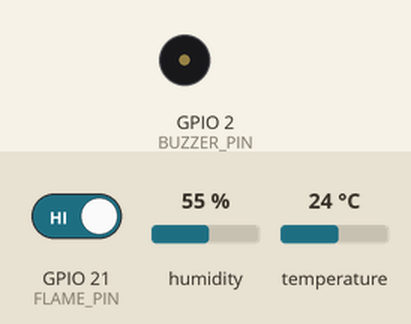
Recording of a sketch running on a simulated ESP32-S3. Parts: buzzer (waves = sounding, pin HIGH). The test bench sets the inputs (shaded band); at power-on: GPIO 21 (FLAME_PIN) HIGH, humidity 55 %, temperature 24 °C. What the sketch prints to the serial monitor is not drawn.

Above: at 0.8 s.
0.9 s: GPIO 21 (FLAME_PIN) driven LOW
At 2.1 s:
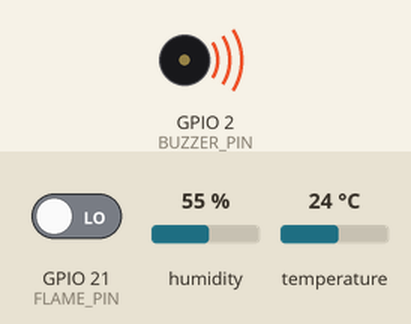
18.4 s: GPIO 21 (FLAME_PIN) driven HIGH
At 28.7 s:
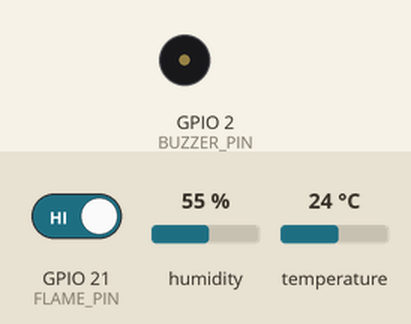
Timing chart, 0 to 30.2 s (numbered marks = the images above; inputs shaded):
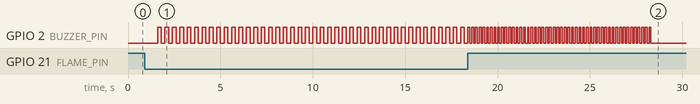

Measured:
- after the input at 0.9 s, GPIO 2 (BUZZER_PIN): alternates HIGH for 0.20 s and LOW for 0.20 s, starting after 0.71 s
- after the input at 18.4 s, GPIO 2 (BUZZER_PIN): alternates HIGH for 0.10 s and LOW for 0.10 s, 99 changes in all, then stays LOW, starting after 0.10 s

The sketch:

Do_Something_Group1Level1_Task1.ino
```cpp
/*
  SmartClass - Level 1: Dual-core tasks, health and watchdog
  Board : ESP32S3 Dev Module (Arduino-ESP32 core 2.x or 3.x)
  Tools : USB CDC On Boot = Enabled, PSRAM = OPI (N16R8) or QSPI (N8R2), Flash size = match your board
  Libs  : "DHT sensor library" (Adafruit) + "Adafruit Unified Sensor", "MFRC522" (GithubCommunity)

  >>> CHECK THE PIN BLOCK BELOW AGAINST YOUR BOARD'S CAMERA PINOUT <<<
*/

#include <Arduino.h>
#include <SPI.h>
#include <MFRC522.h>
#include <DHT.h>
#include <stdarg.h>
#include "esp_task_wdt.h"
#include "esp_system.h"

// ---------------------------------------------------------------- pins
#define RGB_PIN        48    // onboard WS2812 (some boards use 38)
#define DHT_PIN        14
#define DHT_TYPE       DHT11
#define FLAME_PIN      21
#define FLAME_ACTIVE_LOW 1   // most IR flame modules pull DO LOW when a flame is seen
// idle pull makes an unplugged flame sensor read "no flame" instead of floating into a false fire
#define FLAME_IDLE_PULL  (FLAME_ACTIVE_LOW ? INPUT_PULLUP : INPUT_PULLDOWN)
#define BUZZER_PIN     2
#define BUZZER_ACTIVE_HIGH 1 // set to 0 if your buzzer sounds when the pin is LOW
#define RFID_SCK       41
#define RFID_MISO      42
#define RFID_MOSI      40
#define RFID_SS        1
#define RFID_RST       3

// ---------------------------------------------------------------- config
#define FW_VERSION     "1.0.0"
#define WDT_TIMEOUT_MS 8000      // < 10 s requirement, leaves margin
#define LED_BRIGHTNESS 40        // 0-255

// ---------------------------------------------------------------- shared state
static SemaphoreHandle_t logMux;
static volatile bool  flameNow   = false;
static volatile bool  doorUnlocked = false;
static volatile bool  dhtValid   = false;
static volatile float gTemp      = 0;
static volatile float gHum       = 0;
static volatile uint32_t panicStart = 0;   // ms (tick based) when panic began
static volatile uint32_t panicUntil = 0;   // 0 = no panic
#define PANIC_MS 10000
static volatile bool  errDht     = false;
static volatile bool  errFlame   = false;
static volatile bool  errRfid    = false;
static const char* volatile gState = "SAFE"; // SAFE or FIRE for now, later levels add more
static const char*    gBootReason = "POWER_ON";

struct TaskInfo { const char* name; TaskHandle_t h; int core; };
static TaskInfo taskList[10];
static int taskCount = 0;

DHT dht(DHT_PIN, DHT_TYPE);
MFRC522 rfid(RFID_SS, RFID_RST);

// ---------------------------------------------------------------- helpers
static void plog(const char* fmt, ...) {
  char buf[256];
  va_list ap; va_start(ap, fmt);
  vsnprintf(buf, sizeof(buf), fmt, ap);
  va_end(ap);
  if (xSemaphoreTake(logMux, pdMS_TO_TICKS(50))) {
    Serial.println(buf);
    xSemaphoreGive(logMux);
  }
}

static const char* bootReason() {
  switch (esp_reset_reason()) {
    case ESP_RST_SW:       return "SOFTWARE";
    case ESP_RST_PANIC:    return "CRASH";
    case ESP_RST_INT_WDT:
    case ESP_RST_TASK_WDT:
    case ESP_RST_WDT:      return "WATCHDOG";
    case ESP_RST_BROWNOUT: return "BROWNOUT";
    default:               return "POWER_ON";   // POWERON, EXT, USB, unknown
  }
}

static bool readFlame() {
  int v = digitalRead(FLAME_PIN);
  return FLAME_ACTIVE_LOW ? (v == LOW) : (v == HIGH);
}

// A connected module drives DO itself (its own pull-up, or its comparator pulling low), so the
// reading is the same with our internal pull-up and pull-down. An unplugged pin just follows
// the internal resistor: HIGH with pull-up, LOW with pull-down.
static bool flameDisconnected() {
  pinMode(FLAME_PIN, INPUT_PULLUP);   delayMicroseconds(50);
  int up = digitalRead(FLAME_PIN);
  pinMode(FLAME_PIN, INPUT_PULLDOWN); delayMicroseconds(50);
  int dn = digitalRead(FLAME_PIN);
  pinMode(FLAME_PIN, FLAME_IDLE_PULL);
  return (up == HIGH && dn == LOW);
}

static void startTask(TaskFunction_t fn, const char* name, uint32_t stack, UBaseType_t prio, int core) {
  TaskHandle_t h = NULL;
  xTaskCreatePinnedToCore(fn, name, stack, NULL, prio, &h, core);
  taskList[taskCount++] = { name, h, core };
}

static void wdtSetup() {
#if ESP_ARDUINO_VERSION_MAJOR >= 3
  esp_task_wdt_config_t cfg = {};
  cfg.timeout_ms     = WDT_TIMEOUT_MS;
  cfg.idle_core_mask = 0;      // only watch our own tasks
  cfg.trigger_panic  = true;   // reset the board when a task freezes
  if (esp_task_wdt_reconfigure(&cfg) != ESP_OK) esp_task_wdt_init(&cfg);
#else
  esp_task_wdt_init(WDT_TIMEOUT_MS / 1000, true);
#endif
}

// ---------------------------------------------------------------- LED task (core 0)
// Follows the Device Signals table for the states used in Level 1:
//   1 Fire         : red, 5 flashes/s (100 ms on / 100 ms off), buzzer 200 ms on / 200 ms off, continuous
//   6 Sensor error : magenta, 2 Hz heartbeat (250/250), no buzzer
//  11 Safe         : green,   2 Hz heartbeat (250/250), no buzzer
//   2 Panic        : red/blue alternating, buzzer 100 ms on / 100 ms off, for 10 s after the fire ends
// Priority: Fire > Panic (while active) > Sensor error > Safe
// A new flame during panic switches to Fire at once and cancels the panic.
static void ledTask(void*) {
  esp_task_wdt_add(NULL);
  int lastLed = -1, lastBuz = -1;

  for (;;) {
    uint32_t t = (uint32_t)xTaskGetTickCount() * portTICK_PERIOD_MS;   // ms
    bool ledOn, buzOn = false;
    uint8_t r = 0, g = 0, b = 0;

    if (!flameNow && panicUntil != 0 && (int32_t)(panicUntil - t) > 0) {   // 2) PANIC (10 s after the fire ends)
      bool redPhase = ((t - panicStart) % 200) < 100;         // 100 ms red / 100 ms blue
      ledOn = true;
      buzOn = redPhase;                                       // buzzer 100 ms on / 100 ms off
      if (redPhase) r = LED_BRIGHTNESS; else b = LED_BRIGHTNESS;
    } else if (flameNow) {                           // 1) FIRE
      ledOn = (t % 200) < 100;                       // 5 Hz
      buzOn = (t % 400) < 200;                       // 200 ms on / 200 ms off
      r = LED_BRIGHTNESS;
    } else if (errDht || errRfid || errFlame) {      // 6) SENSOR ERROR
      ledOn = (t % 500) < 250;                       // 2 Hz
      r = LED_BRIGHTNESS; b = LED_BRIGHTNESS;        // magenta
    } else {                                         // 11) SAFE
      ledOn = (t % 500) < 250;                       // 2 Hz
      g = LED_BRIGHTNESS;                            // green
    }

    int ledCode = ledOn ? (1 + r + g * 3 + b * 7) : 0;   // write only on change
    if (ledCode != lastLed) {
      lastLed = ledCode;
      if (ledOn) neopixelWrite(RGB_PIN, r, g, b); else neopixelWrite(RGB_PIN, 0, 0, 0);
    }
    if ((int)buzOn != lastBuz) {
      lastBuz = buzOn;
      digitalWrite(BUZZER_PIN, (buzOn == (bool)BUZZER_ACTIVE_HIGH) ? HIGH : LOW);
    }

    esp_task_wdt_reset();
    vTaskDelay(pdMS_TO_TICKS(10));
  }
}

// ---------------------------------------------------------------- flame task (core 0, every 100 ms)
static void flameTask(void*) {
  esp_task_wdt_add(NULL);
  TickType_t last = xTaskGetTickCount();
  bool prevFlame = false;
  int probeCount = 0, badCount = 0, goodCount = 0;
  for (;;) {
    flameNow = readFlame();
    if (++probeCount >= 5) {                             // check the connection every 500 ms
      probeCount = 0;
      if (flameDisconnected()) {
        goodCount = 0;
        if (++badCount >= 3 && !errFlame) {              // ~1.5 s
          errFlame = true;
          plog("[ERROR] SENSOR ERROR: FLAME");
        }
      } else {
        badCount = 0;
        if (errFlame && ++goodCount >= 2) {
          errFlame = false;
          goodCount = 0;
          plog("[ERROR] SENSOR ERROR CLEARED: FLAME");
        }
      }
    }
    if (errFlame) flameNow = false;                      // never show fire for a missing sensor
    uint32_t t = (uint32_t)xTaskGetTickCount() * portTICK_PERIOD_MS;
    if (flameNow) {
      panicUntil = 0;                                    // fire (again) -> FIRE state at once, panic cancelled
    } else if (prevFlame && !errFlame) {                 // fire just ended -> panic for 10 s
      panicStart = t;
      panicUntil = t + PANIC_MS;
      if (panicUntil == 0) panicUntil = 1;
    }
    prevFlame = flameNow;
    bool panicActive = (panicUntil != 0) && ((int32_t)(panicUntil - t) > 0);
    doorUnlocked = flameNow || panicActive;   // UNLOCKED during fire and during the 10 s panic, else LOCKED
    gState = (flameNow || panicActive) ? "FIRE" : "SAFE";
    esp_task_wdt_reset();
    vTaskDelayUntil(&last, pdMS_TO_TICKS(100));
  }
}

// ---------------------------------------------------------------- RFID task (core 0, every 200 ms)
static void rfidTask(void*) {
  esp_task_wdt_add(NULL);
  SPI.begin(RFID_SCK, RFID_MISO, RFID_MOSI, RFID_SS);
  rfid.PCD_Init();

  TickType_t last = xTaskGetTickCount();
  int fails = 0, miss = 0;
  bool present = false;

  for (;;) {
    byte v = rfid.PCD_ReadRegister(MFRC522::VersionReg);
    bool ok = (v != 0x00 && v != 0xFF);   // clones report odd values such as 0x82

    if (!ok) {
      // 3 failures x 200 ms ~ 0.6 s  -> well inside the 3 s limit
      if (++fails >= 3 && !errRfid) {
        errRfid = true;
        present = false;
        plog("[ERROR] SENSOR ERROR: RFID");
      }
    } else {
      if (fails > 0) rfid.PCD_Init();          // chip came back: reconfigure it
      fails = 0;
      if (errRfid) {
        errRfid = false;
        plog("[ERROR] SENSOR ERROR CLEARED: RFID");
      }

      // WUPA wakes both new and halted cards, so a held card stays "present"
      byte atqa[2]; byte len = sizeof(atqa);
      MFRC522::StatusCode st = rfid.PICC_WakeupA(atqa, &len);
      if (st == MFRC522::STATUS_OK || st == MFRC522::STATUS_COLLISION) {
        if (rfid.PICC_ReadCardSerial()) {
          if (!present) {                       // one line per tap
            present = true;
            char uid[24] = {0};
            for (byte i = 0; i < rfid.uid.size && i < 10; i++) sprintf(uid + i * 2, "%02X", rfid.uid.uidByte[i]);
            plog("[CARD] uid=%s", uid);
          }
          rfid.PICC_HaltA();
        }
        miss = 0;
      } else {
        if (++miss >= 2) present = false;       // card removed (~400 ms without answer)
      }
    }
    esp_task_wdt_reset();
    vTaskDelayUntil(&last, pdMS_TO_TICKS(200));
  }
}

// ---------------------------------------------------------------- DHT task (core 1, every 5 s)
static void dhtTask(void*) {
  esp_task_wdt_add(NULL);
  dht.begin();
  uint32_t next = 0;
  int fails = 0;

  for (;;) {
    uint32_t now = millis();
    if ((int32_t)(now - next) >= 0) {
      float t = dht.readTemperature(false, true);   // force a fresh read
      float h = dht.readHumidity();
      if (!isnan(t) && !isnan(h)) {
        gTemp = t; gHum = h; dhtValid = true;
        fails = 0;
        if (errDht) { errDht = false; plog("[ERROR] SENSOR ERROR CLEARED: DHT11"); }
        next = now + 5000;
      } else {
        // retry every second; 3 fails -> error about 7 s after the last good read (limit 12 s)
        if (++fails >= 3 && !errDht) {
          errDht = true;
          dhtValid = false;
          plog("[ERROR] SENSOR ERROR: DHT11");
        }
        next = now + 1000;
      }
    }
    esp_task_wdt_reset();
    vTaskDelay(pdMS_TO_TICKS(20));
  }
}

// ---------------------------------------------------------------- status task (core 1, every 1 s)
static void printStatus() {
  char t[16] = "-", h[16] = "-";
  if (dhtValid) {
    snprintf(t, sizeof(t), "%.1fC", (float)gTemp);
    snprintf(h, sizeof(h), "%d%%", (int)lroundf(gHum));
  }
  plog("[STATUS] up=%lus T=%s RH=%s HI=- flame=%d door=%s state=%s trend=- rssi=- heap=%luk psram=%luk chip=%.1fC fw=%s",
       (unsigned long)(millis() / 1000), t, h,
       flameNow ? 1 : 0,
       doorUnlocked ? "UNLOCKED" : "LOCKED",
       gState,
       (unsigned long)(ESP.getFreeHeap() / 1024),
       (unsigned long)(ESP.getFreePsram() / 1024),
       temperatureRead(), FW_VERSION);
}

static void statusTask(void*) {
  esp_task_wdt_add(NULL);
  TickType_t last = xTaskGetTickCount();
  for (;;) {
    printStatus();
    esp_task_wdt_reset();
    vTaskDelayUntil(&last, pdMS_TO_TICKS(1000));
  }
}

// ---------------------------------------------------------------- command task = the "main" task (core 1)
static void cmdHelp() {
  plog("[CMD] help   - list commands");
  plog("[CMD] status - print one status line now");
  plog("[CMD] health - chip temp, heap, PSRAM, flash, CPU, RSSI, uptime, reset reason, firmware");
  plog("[CMD] tasks  - running tasks, CPU core, free stack");
  plog("[CMD] ver    - firmware version and build date");
  plog("[CMD] hang   - freeze this task to test the watchdog");
}

static void cmdHealth() {
  plog("[CMD] chip_temp=%.1fC", temperatureRead());
  plog("[CMD] free_heap=%luk", (unsigned long)(ESP.getFreeHeap() / 1024));
  plog("[CMD] free_psram=%luk", (unsigned long)(ESP.getFreePsram() / 1024));
  plog("[CMD] flash=%luMB", (unsigned long)(ESP.getFlashChipSize() / (1024 * 1024)));
  plog("[CMD] cpu=%luMHz", (unsigned long)ESP.getCpuFreqMHz());
  plog("[CMD] rssi=-");
  plog("[CMD] uptime=%lus", (unsigned long)(millis() / 1000));
  plog("[CMD] last_reset=%s", gBootReason);
  plog("[CMD] fw=%s", FW_VERSION);
}

static void cmdTasks() {
  for (int i = 0; i < taskCount; i++) {
    plog("[CMD] task=%s core=%d free_stack=%luB", taskList[i].name, taskList[i].core,
         (unsigned long)uxTaskGetStackHighWaterMark(taskList[i].h));
  }
}

static void handleCommand(String c) {
  c.trim();
  c.toLowerCase();
  if (c.length() == 0) return;
  if      (c == "help")   cmdHelp();
  else if (c == "status") printStatus();
  else if (c == "health") cmdHealth();
  else if (c == "tasks")  cmdTasks();
  else if (c == "ver")    plog("[CMD] fw=%s build=%s %s", FW_VERSION, __DATE__, __TIME__);
  else if (c == "hang") {
    plog("[CMD] hang: freezing main task, watchdog should restart the board within 10 s");
    Serial.flush();
    for (;;) { __asm__ __volatile__("nop"); }   // never feeds the watchdog
  }
  else plog("[CMD] unknown or not available yet: %s (type help)", c.c_str());
}

static void cmdTask(void*) {
  esp_task_wdt_add(NULL);
  String line;
  for (;;) {
    while (Serial.available()) {
      char ch = (char)Serial.read();
      if (ch == '\n') { handleCommand(line); line = ""; }
      else if (ch != '\r' && line.length() < 64) line += ch;
    }
    esp_task_wdt_reset();
    vTaskDelay(pdMS_TO_TICKS(10));
  }
}

// ---------------------------------------------------------------- setup
void setup() {
  // 1) Flame sensor FIRST: no flame -> LOCKED, flame -> UNLOCKED
  pinMode(FLAME_PIN, FLAME_IDLE_PULL);
  int votes = 0;
  for (int i = 0; i < 5; i++) { if (readFlame()) votes++; delayMicroseconds(200); }
  flameNow = (votes >= 3);
  doorUnlocked = flameNow;
  gState = flameNow ? "FIRE" : "SAFE";

  pinMode(BUZZER_PIN, OUTPUT);
  digitalWrite(BUZZER_PIN, LOW);

  Serial.begin(115200);
  logMux = xSemaphoreCreateMutex();
  delay(1500);   // lets USB-CDC re-enumerate so the BOOT line is not lost

  gBootReason = bootReason();
  plog("[EVENT] BOOT reason=%s", gBootReason);

  wdtSetup();

  // Core 0: led, flame, rfid   |   Core 1: dht, status, commands
  startTask(ledTask,    "led",    3072, 2, 0);
  startTask(flameTask,  "flame",  3072, 3, 0);
  startTask(rfidTask,   "rfid",   4096, 2, 0);
  startTask(dhtTask,    "dht",    4096, 2, 1);
  startTask(statusTask, "status", 4096, 2, 1);
  startTask(cmdTask,    "cmd",    4096, 2, 1);

  vTaskDelete(NULL);   // Arduino loop task is no longer needed
}

void loop() {}
```
